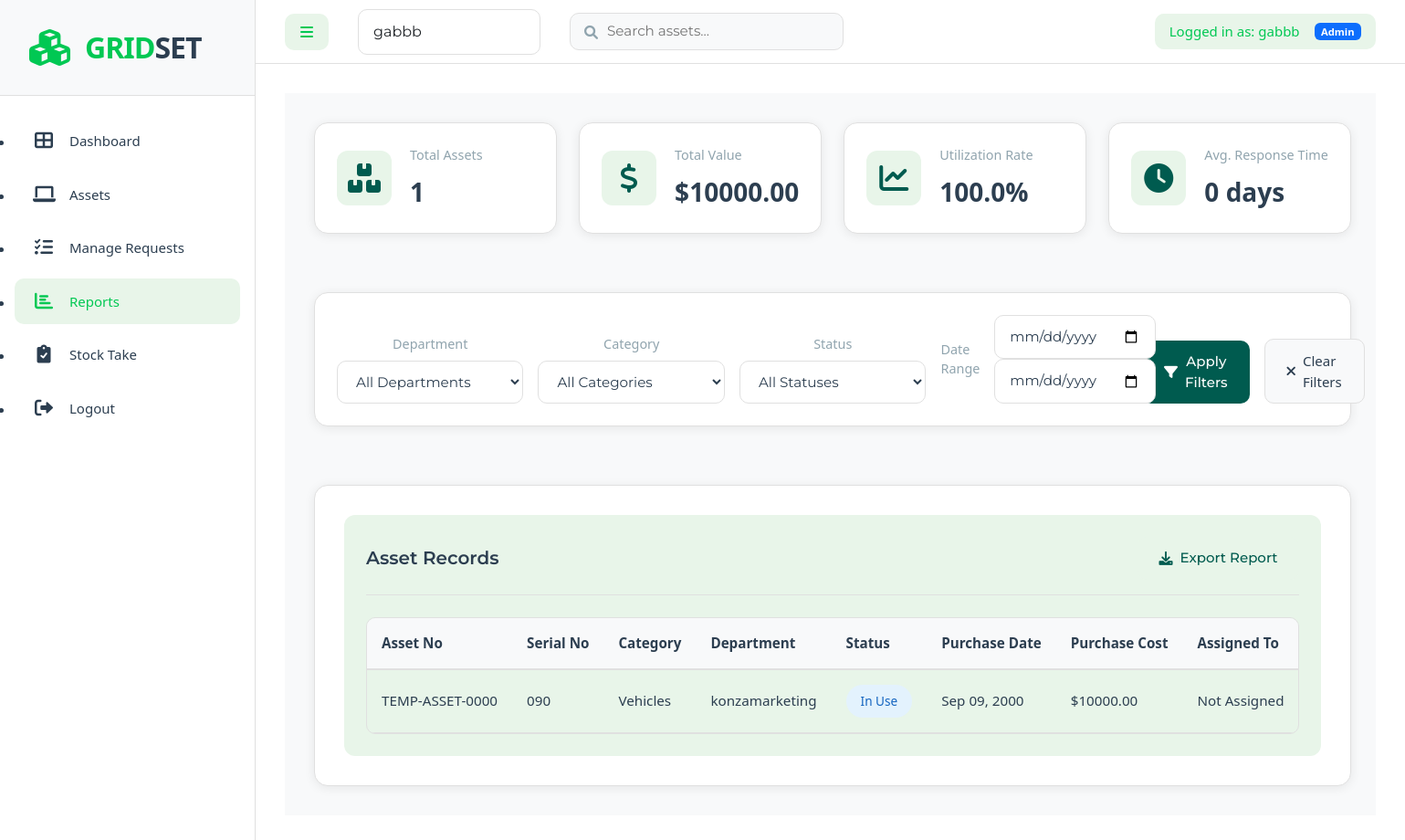
The page /reports/ (signed in) on the database as committed earlier.
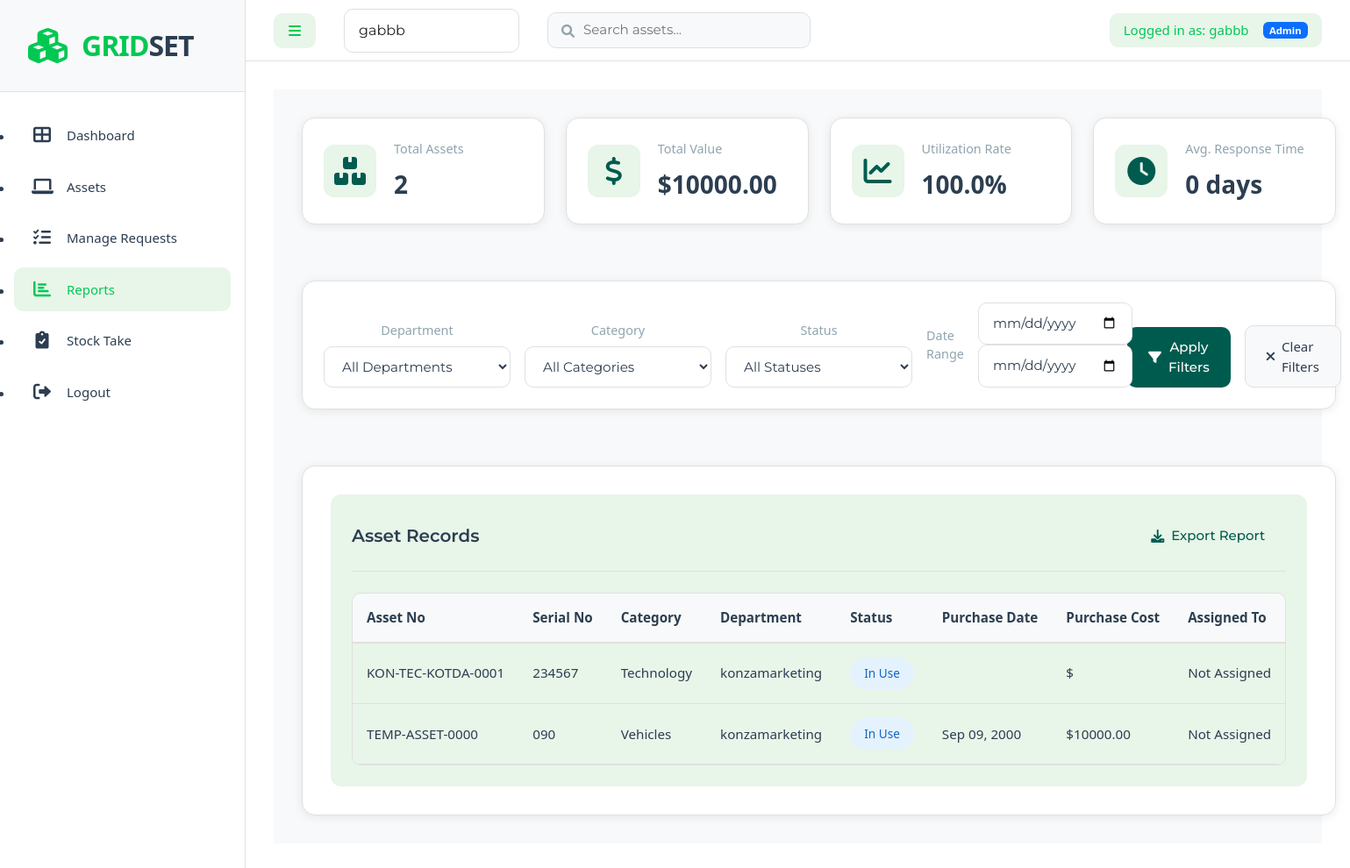
The same page on the database as committed later.
### assets/models.py (models this page shows, shortened)
class Asset(models.Model):
    STATUS_CHOICES = [
        ('available', 'Available'),
        ('in_use', 'In Use'),
        ('maintenance', 'Under Maintenance'),
        ('retired', 'Retired')
    ]
    CATEGORY_CHOICES = [
        ('furniture', 'Furniture'),
        ('technology', 'Technology'),
        ('vehicles', 'Vehicles'),
        ('office_supplies', 'Office Supplies'),
        ('machinery', 'Machinery / Equipment')
    ]
    asset_no = models.CharField(max_length=50, unique=True, editable=False, default='TEMP-ASSET-0000')
    serial_no = models.CharField(max_length=100, null=True, blank=True)
    purchase_date = models.DateField(null=True, blank=True)
    purchase_cost = models.DecimalField(max_digits=12, decimal_places=2, null=True, blank=True)
    condition = models.CharField(max_length=100, null=True, blank=True)
    depreciation = models.DecimalField(max_digits=5, decimal_places=2, null=True, blank=True, help_text="Depreciation rate in %")
    supplier = models.CharField(max_length=255, null=True, blank=True)
    warranty = models.CharField(max_length=100, null=True, blank=True)
    description = models.TextField(blank=True)
    category = models.CharField(max_length=50, choices=CATEGORY_CHOICES)
    department = models.ForeignKey(Department, on_delete=models.CASCADE)
    status = models.CharField(max_length=20, choices=STATUS_CHOICES, default='available')
    assigned_to = models.ForeignKey(User, on_delete=models.SET_NULL, null=True, blank=True, related_name='assigned_assets')
    created_at = models.DateTimeField(auto_now_add=True)
    updated_at = models.DateTimeField(auto_now=True)
    image = models.ImageField(upload_to='assets/', null=True, blank=True)
    class Meta:
        ordering = ['-created_at']

class Department(models.Model):
    name = models.CharField(max_length=100, unique=True)

### assets/views.py (the view)
# urls.py: path('reports/', views.reports, name='reports'),
@login_required
def reports(request):
    department = request.GET.get('department')
    category = request.GET.get('category')
    status = request.GET.get('status')
    start_date = request.GET.get('start_date')
    end_date = request.GET.get('end_date')
    assets = Asset.objects.all()
    requests = AssetRequest.objects.all()
    if department:
        assets = assets.filter(department__name=department)
        requests = requests.filter(asset__department__name=department)
    if category:
        assets = assets.filter(category=category)
        requests = requests.filter(asset__category=category)
    if status:
        assets = assets.filter(status=status)
        requests = requests.filter(asset__status=status)
    if start_date:
        assets = assets.filter(purchase_date__gte=start_date)
        requests = requests.filter(request_date__gte=start_date)
    if end_date:
        assets = assets.filter(purchase_date__lte=end_date)
        requests = requests.filter(request_date__lte=end_date)
    total_assets = assets.count()
    total_value = assets.aggregate(total=Sum('purchase_cost'))['total'] or 0
    utilization_rate = (assets.filter(status='in_use').count() / total_assets * 100) if total_assets > 0 else 0
    avg_response_time = requests.filter(approved__isnull=False).aggregate(
        avg_time=Avg(F('approval_date') - F('request_date'))
    )['avg_time'] or 0
    departments = Department.objects.all()
    categories = Asset.CATEGORY_CHOICES
    statuses = Asset.STATUS_CHOICES
    current_filters = {
        'department': department,
        'category': category,
        'status': status,
        'start_date': start_date,
        'end_date': end_date
    }
    context = {
        'assets': assets,
        'total_assets': total_assets,
        'total_value': total_value,
        'utilization_rate': round(utilization_rate, 1),
        'avg_response_time': round(avg_response_time.days if avg_response_time else 0, 1),
        'departments': departments,
        'categories': categories,
        'statuses': statuses,
        'current_filters': current_filters
    }
    return render(request, 'assets/reports.html', context)

### assets/views.py (called while the page is built)
def get_context_data(request):
    context = {}
    if settings.DEBUG:
        context['available_users'] = User.objects.all().order_by('-is_staff', 'username')
        context['debug'] = True
    return context

### assets/templates/assets/reports.html (shortened to what the changed rows need)
{% extends 'assets/base.html' %}
{% block content %}
    <link rel="stylesheet" href="/static/report.css">
<div class="reports-container">
    <div class="summary-bar">
        <div class="summary-item">
            <div class="summary-info">
                <span class="summary-label">Total Assets</span>
                <span class="summary-value">{{ total_assets }}</span>
            </div>
        </div>
    </div>
    <div class="report-content">
        <div class="report-section">
            <div class="data-table-container">
                {% if assets %}
                <table class="data-table">
                    <thead>
                        <tr>
                            <th>Asset No</th>
                            <th>Serial No</th>
                            <th>Category</th>
                            <th>Department</th>
                            <th>Status</th>
                            <th>Purchase Date</th>
                            <th>Purchase Cost</th>
                            <th>Assigned To</th>
                        </tr>
                    </thead>
                    <tbody>
                        {% for asset in assets %}
                        <tr>
                            <td>{{ asset.asset_no }}</td>
                            <td>{{ asset.serial_no }}</td>
                            <td>{{ asset.get_category_display }}</td>
                            <td>{{ asset.department.name }}</td>
                            <td>
                                <span class="status-badge status-{{ asset.status }}">
                                    {{ asset.get_status_display }}
                                </span>
                            </td>
                            <td>{{ asset.purchase_date|date:"M d, Y" }}</td>
                            <td>${{ asset.purchase_cost|floatformat:2 }}</td>
                            <td>{{ asset.assigned_to.get_full_name|default:"Not Assigned" }}</td>
                        </tr>
                        {% endfor %}
                    </tbody>
                </table>
                {% else %}
                <div class="no-data-message">
                    <p>No assets found matching the selected filters.</p>
                </div>
                {% endif %}
            </div>
        </div>
    </div>
</div>
{% endblock %}

Rows that differ between the two databases and show on the page:
added Asset: asset_no "KON-TEC-KOTDA-0001", serial_no "234567", category "Technology", department.name "konzamarketing", status "In Use", assigned_to.get_full_name "Not Assigned"
Other text that changed with them:
{{ total_assets }}: "1" → "2"
